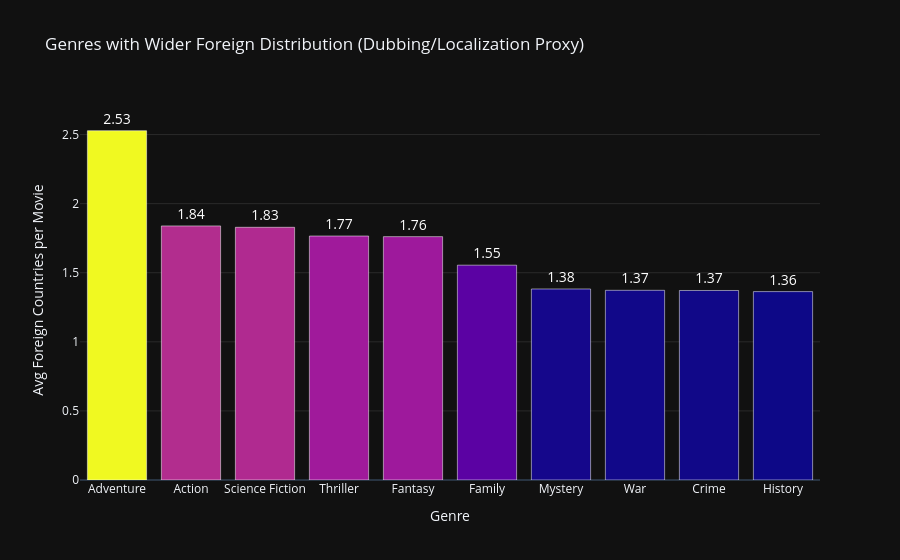

Notebook code cell kept with this figure:
### Markdown cell above
### Chart

### Code cell
# Create the Bar Chart
fig = px.bar(
    top_genre_local,
    x="genre",
    y="avg_foreign_releases",

    # Colors: "Plasma" scale (Purple to Yellow)
    color="avg_foreign_releases",
    color_continuous_scale="Plasma",

    # Show value on bar
    text_auto='.2f',

    custom_data=["genre", "avg_foreign_releases", "total_foreign_releases", "n_movies"],
)

# Customize Layout
fig.update_layout(
    title="Genres with Wider Foreign Distribution (Dubbing/Localization Proxy)",
    xaxis_title="Genre",
    yaxis_title="Avg Foreign Countries per Movie",
    template="plotly_dark",

    coloraxis_showscale=False,

    # --- Y-AXIS SETTINGS ---
    yaxis=dict(
        showgrid=True,
        gridcolor='rgba(255, 255, 255, 0.1)',

        # Here is the fix: Force the axis to go from 0 to 2.75
        range=[0, 2.75]
    ),
    # -----------------------

    margin=dict(t=100)
)

# Customize Traces
fig.update_traces(
    textfont_size=14,
    textfont_color="white",
    textposition="outside",

    marker_line_color='rgba(255, 255, 255, 0.5)',
    marker_line_width=1,

    hovertemplate=(
        "<b>%{customdata[0]}</b><br>"
        "Avg Foreign Countries: %{customdata[1]:.2f}<br>"
        "Total Foreign Releases: %{customdata[2]}<br>"
        "Movies in Genre: %{customdata[3]}<extra></extra>"
    )
)

fig.show()

### Figure 1 — Plotly figure (JSON) as saved in the notebook; plotly's stock layout.template omitted (floating-point values rounded to 4 significant figures)
{"data": [{"customdata": [["Adventure", 2.528, 58370.0, 23093], ["Action", 1.839, 76660.0, 41695], ["Science Fiction", 1.829, 38780.0, 21209], ["Thriller", 1.766, 82500.0, 46726], ["Fantasy", 1.761, 39240.0, 22280], ["Family", 1.555, 42770.0, 27511], ["Mystery", 1.382, 29570.0, 21394], ["War", 1.373, 14770.0, 10758], ["Crime", 1.371, 48700.0, 35507], ["History", 1.363, 23190.0, 17008]], "hovertemplate": "<b>%{customdata[0]}</b><br>Avg Foreign Countries: %{customdata[1]:.2f}<br>Total Foreign Releases: %{customdata[2]}<br>Movies in Genre: %{customdata[3]}<extra></extra>", "legendgroup": "", "marker": {"color": [2.528, 1.839, 1.829, 1.766, 1.761, 1.555, 1.382, 1.373, 1.371, 1.363], "coloraxis": "coloraxis", "pattern": {"shape": ""}, "line": {"color": "rgba(255, 255, 255, 0.5)", "width": 1}}, "name": "", "orientation": "v", "showlegend": false, "textposition": "outside", "texttemplate": "%{y:.2f}", "x": ["Adventure", "Action", "Science Fiction", "Thriller", "Fantasy", "Family", "Mystery", "War", "Crime", "History"], "xaxis": "x", "y": [2.528, 1.839, 1.829, 1.766, 1.761, 1.555, 1.382, 1.373, 1.371, 1.363], "yaxis": "y", "type": "bar", "textfont": {"color": "white", "size": 14}}], "layout": {"xaxis": {"anchor": "y", "domain": [0.0, 1.0], "title": {"text": "Genre"}}, "yaxis": {"anchor": "x", "domain": [0.0, 1.0], "title": {"text": "Avg Foreign Countries per Movie"}, "showgrid": true, "gridcolor": "rgba(255, 255, 255, 0.1)", "range": [0, 2.75]}, "coloraxis": {"colorbar": {"title": {"text": "avg_foreign_releases"}}, "colorscale": [[0.0, "#0d0887"], [0.1111, "#46039f"], [0.2222, "#7201a8"], [0.3333, "#9c179e"], [0.4444, "#bd3786"], [0.5556, "#d8576b"], [0.6667, "#ed7953"], [0.7778, "#fb9f3a"], [0.8889, "#fdca26"], [1.0, "#f0f921"]], "showscale": false}, "legend": {"tracegroupgap": 0}, "margin": {"t": 100}, "barmode": "relative", "title": {"text": "Genres with Wider Foreign Distribution (Dubbing/Localization Proxy)"}}}
